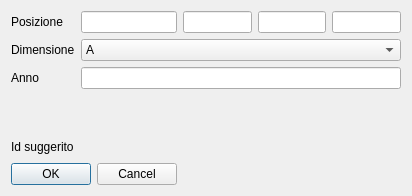
<?xml version="1.0" encoding="UTF-8"?>
<ui version="4.0">
 <class>NuovaMonetaDialog</class>
 <widget class="QDialog" name="NuovaMonetaDialog">
  <property name="geometry">
   <rect>
    <x>0</x>
    <y>0</y>
    <width>412</width>
    <height>196</height>
   </rect>
  </property>
  <property name="windowTitle">
   <string>Nuova moneta</string>
  </property>
  <layout class="QGridLayout" name="gridLayout">
   <item row="0" column="0">
    <widget class="QLabel" name="label">
     <property name="text">
      <string>Posizione</string>
     </property>
    </widget>
   </item>
   <item row="0" column="1">
    <widget class="QLineEdit" name="contenitore"/>
   </item>
   <item row="1" column="0">
    <widget class="QLabel" name="label_2">
     <property name="text">
      <string>Dimensione</string>
     </property>
    </widget>
   </item>
   <item row="1" column="1" colspan="4">
    <widget class="QComboBox" name="comboBox">
     <item>
      <property name="text">
       <string>A</string>
      </property>
     </item>
     <item>
      <property name="text">
       <string>B</string>
      </property>
     </item>
     <item>
      <property name="text">
       <string>C</string>
      </property>
     </item>
     <item>
      <property name="text">
       <string>D</string>
      </property>
     </item>
    </widget>
   </item>
   <item row="2" column="0">
    <widget class="QLabel" name="label_5">
     <property name="text">
      <string>Anno</string>
     </property>
    </widget>
   </item>
   <item row="2" column="1" colspan="4">
    <widget class="QLineEdit" name="anno"/>
   </item>
   <item row="3" column="0">
    <spacer name="verticalSpacer">
     <property name="orientation">
      <enum>Qt::Vertical</enum>
     </property>
     <property name="sizeHint" stdset="0">
      <size>
       <width>20</width>
       <height>40</height>
      </size>
     </property>
    </spacer>
   </item>
   <item row="4" column="0">
    <widget class="QLabel" name="label_4">
     <property name="text">
      <string>Id suggerito</string>
     </property>
    </widget>
   </item>
   <item row="4" column="1">
    <widget class="QLabel" name="idSuggerito">
     <property name="font">
      <font>
       <pointsize>13</pointsize>
      </font>
     </property>
     <property name="text">
      <string/>
     </property>
    </widget>
   </item>
   <item row="5" column="0" colspan="2">
    <widget class="QDialogButtonBox" name="buttonBox">
     <property name="orientation">
      <enum>Qt::Horizontal</enum>
     </property>
     <property name="standardButtons">
      <set>QDialogButtonBox::Cancel|QDialogButtonBox::Ok</set>
     </property>
    </widget>
   </item>
   <item row="0" column="2">
    <widget class="QLineEdit" name="vassoio"/>
   </item>
   <item row="0" column="3">
    <widget class="QLineEdit" name="riga"/>
   </item>
   <item row="0" column="4">
    <widget class="QLineEdit" name="colonna"/>
   </item>
  </layout>
 </widget>
 <tabstops>
  <tabstop>contenitore</tabstop>
  <tabstop>vassoio</tabstop>
  <tabstop>riga</tabstop>
  <tabstop>colonna</tabstop>
  <tabstop>comboBox</tabstop>
  <tabstop>anno</tabstop>
  <tabstop>buttonBox</tabstop>
 </tabstops>
 <resources/>
 <connections>
  <connection>
   <sender>buttonBox</sender>
   <signal>accepted()</signal>
   <receiver>NuovaMonetaDialog</receiver>
   <slot>accept()</slot>
   <hints>
    <hint type="sourcelabel">
     <x>248</x>
     <y>254</y>
    </hint>
    <hint type="destinationlabel">
     <x>157</x>
     <y>274</y>
    </hint>
   </hints>
  </connection>
  <connection>
   <sender>buttonBox</sender>
   <signal>rejected()</signal>
   <receiver>NuovaMonetaDialog</receiver>
   <slot>reject()</slot>
   <hints>
    <hint type="sourcelabel">
     <x>316</x>
     <y>260</y>
    </hint>
    <hint type="destinationlabel">
     <x>286</x>
     <y>274</y>
    </hint>
   </hints>
  </connection>
 </connections>
</ui>
